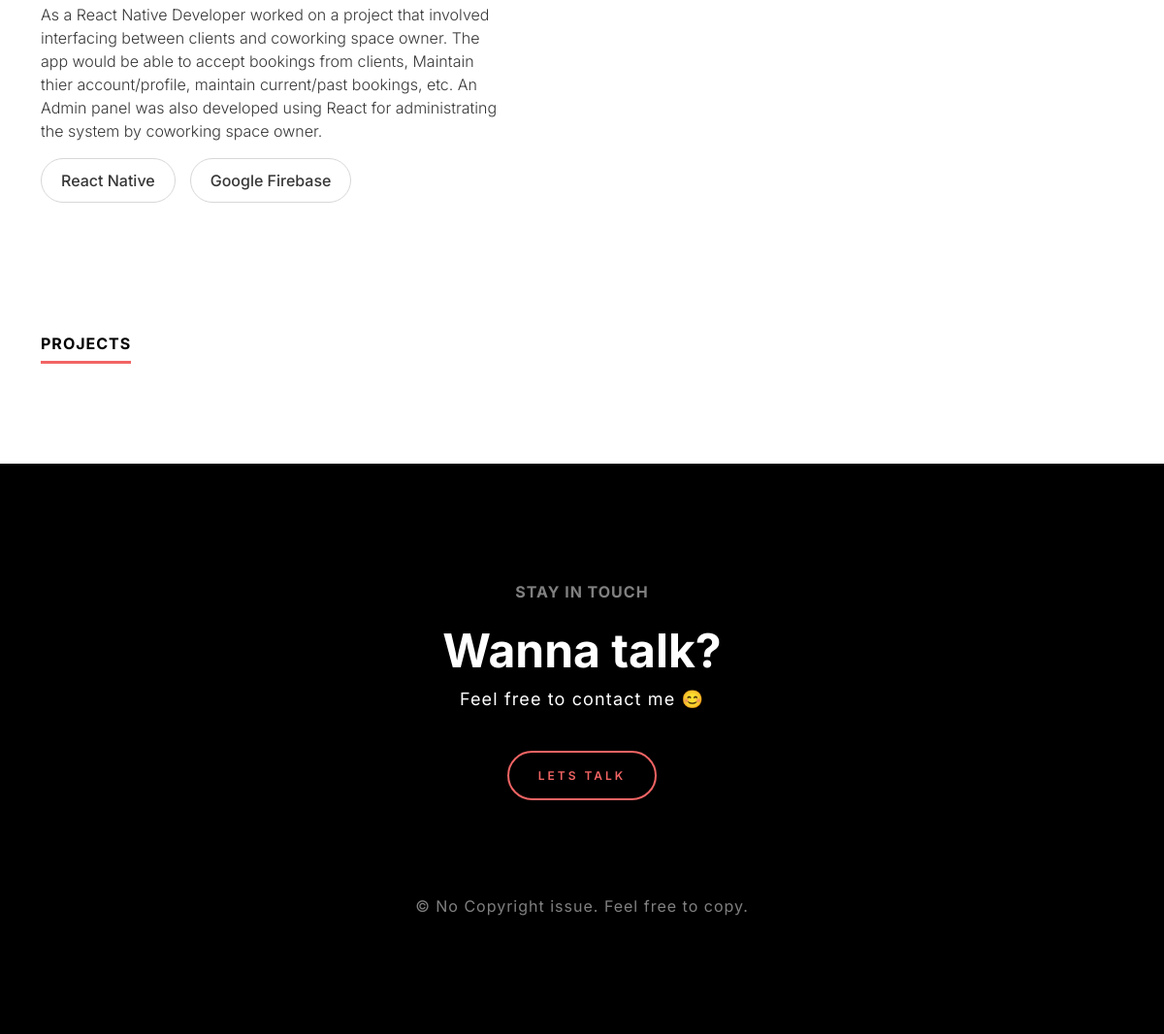
The app's page / (lower part), older data.
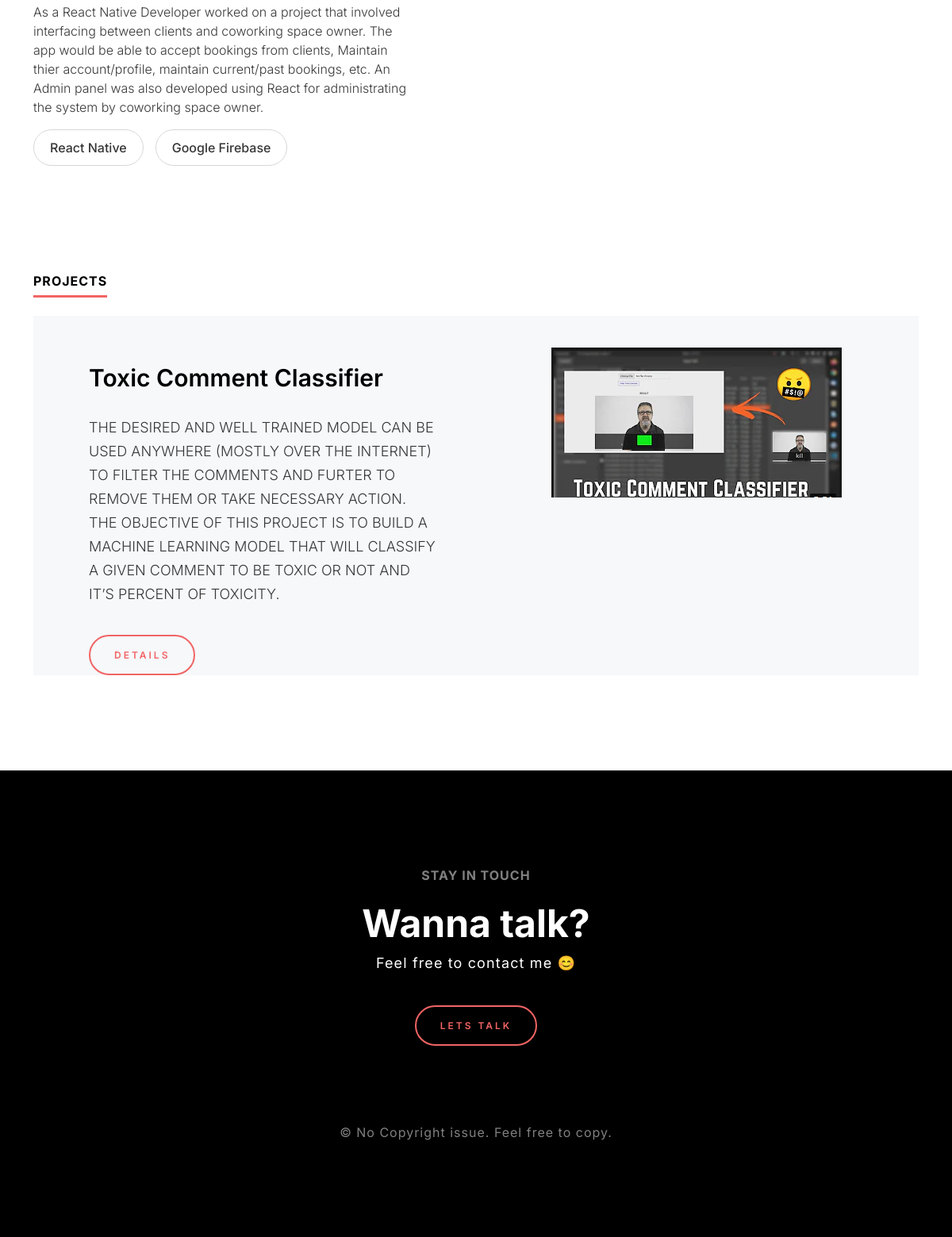
The same page, newer data.
### cvhome/models.py (models this page shows)
class Experience(models.Model):
    role = models.CharField(max_length=200,default='developer')
    start_date = models.DateField(default=now)
    end_date = models.DateField(default=now)
    about = models.TextField(default='learned so many things')
    tags = models.CharField(max_length=1000,default='React,MongoDB')
    company = models.CharField(max_length=200,default='microsoft')
    location = models.CharField(max_length=300,default='Aurangabad, Maharashtra')
    presently_working = models.BooleanField(default=True)
    visible_on_resume = models.BooleanField(default=True)
    visible_on_cv = models.BooleanField(default=True)

class Internship(Experience):
    stipend = models.IntegerField(default=15000)

class Experience(models.Model):
    role = models.CharField(max_length=200,default='developer')
    start_date = models.DateField(default=now)
    end_date = models.DateField(default=now)
    about = models.TextField(default='learned so many things')
    tags = models.CharField(max_length=1000,default='React,MongoDB')
    company = models.CharField(max_length=200,default='microsoft')
    location = models.CharField(max_length=300,default='Aurangabad, Maharashtra')
    presently_working = models.BooleanField(default=True)
    visible_on_resume = models.BooleanField(default=True)
    visible_on_cv = models.BooleanField(default=True)

class Project(models.Model):
    name = models.CharField(max_length=200, default="project 1")
    domain = models.CharField(max_length=200,default="Machine Learning")
    small_desc = models.TextField(default="small description")
    large_desc = models.TextField(default="large description")
    start_date = models.DateField()
    end_date = models.DateField()
    source_link = models.CharField(max_length=200, default="https://www.google.com")
    deployment_link = models.CharField(max_length=200, default="https://www.google.com")
    tags = models.CharField(max_length=700,default="MySQL,Python,ML,")
    project_banner = models.ImageField(upload_to="uploads/project/banners", default=None)
    screenshot1 = models.ImageField(upload_to="uploads/screenshots",null=True)
    screenshot2 = models.ImageField(upload_to="uploads/screenshots",null=True)
    screenshot3 = models.ImageField(upload_to="uploads/screenshots",null=True)
    screenshot4 = models.ImageField(upload_to="uploads/screenshots",null=True)
    visible_on_resume = models.BooleanField(default=True)
    visible_on_cv = models.BooleanField(default=True)

### cvhome/views.py (the view)
# urls.py: path('',views.index,name="index"),
def index(request:HttpRequest):
    my_data = MyDetails.objects.get(name_id='pradip')
    data = {
        "about_me" : my_data.about_me,
        "number_of_projects":my_data.no_of_projects,
        "number_of_internships":my_data.no_of_internships,
        "skills" : my_data.skills.split(','),
        "experiences": Internship.objects.all(),
        "projects":Project.objects.all(),
    }
    return render(request,'index.html',data)

### templatetags/filter.py (called while the page is built)
@register.filter(name='split')
def split(value, key):
  return value.split(key)

### templates/index.html (shortened to what this page needs)
{% extends 'base.html' %}
{% block content %}
{% load filter_tags %}
   <div class="ds-experience-section">
     <div class="container">
        <div class="row ds-experience-list">
          {% for exp in experiences %}
          {% if exp.visible_on_cv %}
          <div class="col-12 col-sm-12 col-md-6 col-lg-6 col-xl-6 col-xxl-6">
            <section>
              <p>{{ exp.about | safe }}</p>
              <div class="ds-skills-list">
                {% for tag in exp.tags|split:',' %}
                <li>{{ tag }}</li>
                {% endfor %}
              </div>
            </section>
          </div>
          {% endif %}
          {% endfor %}
        </div>
     </div>
   </div>
   <div class="ds-work-section">
     <div class="container">
          <h2 class="ds-heading">Projects</h2>
          <div class="ds-work-list-section">
            {% for project in projects %}
              {% if project.visible_on_cv %}
              <div class="ds-work-list">
                <div class="row">
                    <div class="col-12 col-sm-12 col-md-7 col-lg-7 col-xl-7 col-xxl-7">
                        <section>
                            <h3 class="ds-work-tilte">{{ project.name }}</h3>
                            {{ project.small_desc|safe }}
                            <a href="works-setails/{{project.id}}" class="ds-button">Details</a>
                        </section>
                    </div>
                    <div class="col-12 col-sm-12 col-md-5 col-lg-5 col-xl-5 col-xxl-5">
                        <figure><img src="{{project.project_banner}}"></figure>
                    </div>
                </div>
              </div>
              {% endif %}
            {% endfor %}
          </div>
     </div>
   </div>
   {% endblock content %}

Row changes from the older to the newer data that the page shows:
added Project: name "Toxic Comment Classifier", small_desc "THE DESIRED AND WELL TRAINED MODEL CAN BE USED ANYWHERE (MOSTLY OVER THE INTERNET) TO FILTER THE COMMENTS AND FURTER TO REMOVE THEM OR TAKE NECESSARY ACTION. THE OBJECTIVE OF THIS PROJECT IS TO BUILD A MACHINE LEARNING MODEL THAT WILL CLASSIFY A GIVEN COMMENT TO BE TOXIC OR NOT AND IT’S PERCENT OF TOXICITY.", project_banner (picture)
